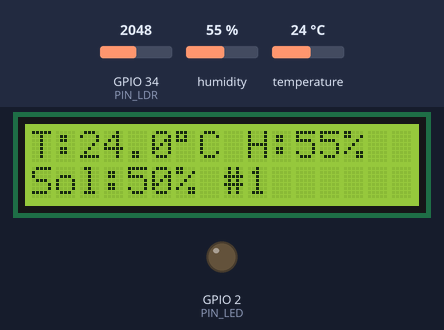
The sketch below on a simulated ESP32. On the bench: 16×2 character LCD, output pins drawn as LEDs (lit = HIGH). Dashed ring = blinking. The inputs (shaded band) are chosen by the test bench; at power-on: GPIO 34 (PIN_LDR) = 2048, humidity 55 %, temperature 24 °C. WiFi joins after 1.5 s; servers stay silent unless stated; web services answer with replies made up by the test bench; what the sketch prints to the serial monitor is not drawn. At 10.3 s the program puts the board to deep sleep or switches it off; the recording ends there.

Above: at 0.5 s.
At 2.6 s:
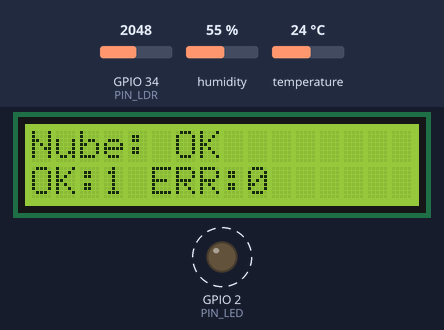
Timing chart, 0 to 4.1 s (numbered marks = the images above):
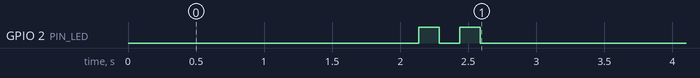

Measured:
- by itself, GPIO 2 (PIN_LED): LOW → HIGH at 2.1 s, → LOW 0.15 s later, → HIGH 0.15 s later, → LOW 0.15 s later, … (4 changes in this stretch)
- what the display in image 0 shows lasts 1.7 s, from 0.4 s to 2.1 s

The sketch:

estacion_meteorologica.ino
```cpp
/*
 * ESTACIÓN METEOROLÓGICA CON AHORRO ENERGÉTICO (DEEP SLEEP)
 * ESP32 + DHT22 + LDR + LCD I2C 16x2 + LED indicador
 * HTTP POST a ThingSpeak. Memoria RTC y RTC Timer Wakeup.
 * LED: 2 parpadeos = envío exitoso, 5 parpadeos = error.
 *
 * SIMULADOR_WOKWI 1 -> duerme en tramos de 1 s (adaptación para Wokwi)
 * SIMULADOR_WOKWI 0 -> un solo sueño largo (diseño real para hardware)
 */

#include <Arduino.h>
#include <WiFi.h>
#include <HTTPClient.h>
#include <WiFiClientSecure.h>
#include <Wire.h>
#include <LiquidCrystal_I2C.h>
#include <DHT.h>
#include "esp_sleep.h"
#include "esp_system.h"
#include "esp_timer.h"

// ===================== CONFIGURACIÓN =====================
#define SIMULADOR_WOKWI 1  // 1 = tramos de 1 s (Wokwi) | 0 = sueño largo (hardware real)
#define MODO_PRUEBA     1  // 1 = periodo de 20 s (demo) | 0 = periodo de 5 min (final)

const char* WIFI_SSID  = "Wokwi-GUEST";
const char* WIFI_PASS  = "";
const char* TS_URL     = "https://api.thingspeak.com/update";
const char* TS_API_KEY = "PEGA_AQUI_TU_WRITE_API_KEY";

#define PIN_DHT      15
#define PIN_LDR      34
#define PIN_LED      2
#define PIN_I2C_SDA  21
#define PIN_I2C_SCL  22
#define LCD_DIR      0x27

const bool LDR_INVERTIDO = false;

#if MODO_PRUEBA
  const uint64_t TIEMPO_SUENO_S = 20;
#else
  const uint64_t TIEMPO_SUENO_S = 300;       // 5 minutos
#endif

const uint32_t TIEMPO_PANTALLA_MS = 10000;   // datos visibles 10 s
const uint32_t WIFI_TIMEOUT_MS    = 10000;   // máximo por intento (limita el consumo si no hay señal)
const uint8_t  WIFI_REINTENTOS    = 2;
const uint8_t  HTTP_REINTENTOS    = 3;

// ===================== MEMORIA RTC =====================
RTC_DATA_ATTR int   contadorDespertares = 0;
RTC_DATA_ATTR float ultimaTemperatura   = 0;
RTC_DATA_ATTR float ultimaHumedad       = 0;
RTC_DATA_ATTR int   ultimoNivelSolar    = 0;

RTC_DATA_ATTR int     enviosOK         = 0;
RTC_DATA_ATTR int     enviosFallidos   = 0;
RTC_DATA_ATTR int     ultimoCodigoHTTP = 0;
RTC_DATA_ATTR bool    wifiGuardado     = false;   // caché de canal y BSSID
RTC_DATA_ATTR int32_t wifiCanal        = 0;
RTC_DATA_ATTR uint8_t wifiBssid[6]     = {0};
RTC_DATA_ATTR int     tramosPendientes = 0;       // solo modo simulador

// ===================== OBJETOS =====================
LiquidCrystal_I2C lcd(LCD_DIR, 16, 2);
DHT dht(PIN_DHT, DHT22);

// ===================== SENSORES Y LED =====================
bool leerDHT(float &t, float &h) {
  for (int i = 0; i < 3; i++) {
    float tt = dht.readTemperature();
    float hh = dht.readHumidity();
    if (!isnan(tt) && !isnan(hh)) { t = tt; h = hh; return true; }
    delay(2100);   // el DHT22 necesita >2 s entre lecturas
  }
  return false;
}

int leerNivelSolar() {
  analogSetPinAttenuation(PIN_LDR, ADC_11db);
  uint32_t suma = 0;
  for (int i = 0; i < 16; i++) { suma += analogRead(PIN_LDR); delay(5); }
  int pct = map(suma / 16, 0, 4095, 0, 100);
  if (LDR_INVERTIDO) pct = 100 - pct;
  return constrain(pct, 0, 100);
}

void parpadearLED(int veces) {
  for (int i = 0; i < veces; i++) {
    digitalWrite(PIN_LED, HIGH); delay(150);
    digitalWrite(PIN_LED, LOW);  delay(150);
  }
}

// ===================== WIFI =====================
bool conectarWiFi() {
  WiFi.persistent(false);
  WiFi.mode(WIFI_STA);
  WiFi.setAutoReconnect(true);

  for (uint8_t intento = 1; intento <= WIFI_REINTENTOS; intento++) {
    Serial.printf("[WiFi] Intento %u/%u\n", intento, WIFI_REINTENTOS);

    if (wifiGuardado && intento == 1) {
      WiFi.begin(WIFI_SSID, WIFI_PASS, wifiCanal, wifiBssid);   // conexión rápida
    } else {
      if (intento > 1) {            // solo se reinicia la conexión en los reintentos
        WiFi.disconnect();
        delay(100);
      }
      WiFi.begin(WIFI_SSID, WIFI_PASS, 6);                       // canal 6 en Wokwi
    }

    uint32_t t0 = millis();
    while (WiFi.status() != WL_CONNECTED && millis() - t0 < WIFI_TIMEOUT_MS) {
      delay(100);
    }

    if (WiFi.status() == WL_CONNECTED) {
      wifiCanal = WiFi.channel();
      memcpy(wifiBssid, WiFi.BSSID(), 6);
      wifiGuardado = true;
      Serial.printf("[WiFi] Conectado. IP: %s | RSSI: %d dBm\n",
                    WiFi.localIP().toString().c_str(), WiFi.RSSI());
      return true;
    }
    wifiGuardado = false;   // la caché pudo quedar obsoleta
  }
  Serial.println("[WiFi] No se pudo conectar");
  return false;
}

// ===================== HTTP POST =====================
// Devuelve el código HTTP, o un número negativo si hubo error.
int enviarUnaVez(float t, float h, int solar) {
  WiFiClientSecure cliente;
  cliente.setInsecure();   // sin validar certificado (aceptable en prototipo)
  HTTPClient http;
  http.setTimeout(10000);

  if (!http.begin(cliente, TS_URL)) return -100;
  http.addHeader("Content-Type", "application/x-www-form-urlencoded");

  String cuerpo = String("api_key=") + TS_API_KEY +
                  "&field1=" + String(t, 1) +
                  "&field2=" + String(h, 1) +
                  "&field3=" + String(solar) +
                  "&field4=" + String(contadorDespertares);

  int codigo = http.POST(cuerpo);
  if (codigo > 0) {
    String resp = http.getString();            // entry_id; "0" = rechazado
    Serial.printf("[HTTP] Respuesta ThingSpeak: %s\n", resp.c_str());
    if (codigo == 200 && resp.toInt() == 0) codigo = -200;
  } else {
    Serial.printf("[HTTP] Error de conexión: %s\n", HTTPClient::errorToString(codigo).c_str());
  }
  http.end();
  return codigo;
}

void describirError(int c) {
  if (c == -200)                 Serial.println("[HTTP] ThingSpeak rechazó el dato (clave inválida o menos de 15 s)");
  else if (c == 400)             Serial.println("[HTTP] 400: formato de datos incorrecto");
  else if (c == 401 || c == 403) Serial.println("[HTTP] 401/403: API key inválida");
  else if (c == 404)             Serial.println("[HTTP] 404: URL incorrecta");
  else if (c == 429)             Serial.println("[HTTP] 429: demasiadas peticiones");
  else if (c >= 500)             Serial.println("[HTTP] 5xx: error del servidor");
  else if (c < 0)                Serial.println("[HTTP] Error de red o timeout");
}

bool enviarConReintentos(float t, float h, int solar) {
  for (uint8_t i = 1; i <= HTTP_REINTENTOS; i++) {
    if (WiFi.status() != WL_CONNECTED) {
      Serial.println("[HTTP] WiFi caído, reconectando...");
      if (!conectarWiFi()) return false;
    }
    int codigo = enviarUnaVez(t, h, solar);
    ultimoCodigoHTTP = codigo;
    Serial.printf("[HTTP] Intento %u/%u -> código %d\n", i, HTTP_REINTENTOS, codigo);
    if (codigo == 200) return true;
    describirError(codigo);
    if (codigo == 400 || codigo == 401 || codigo == 403 || codigo == 404) break;  // reintentar no sirve
    delay(codigo == -200 ? 16000 : 2000);   // ThingSpeak exige 15 s entre envíos
  }
  return false;
}

// ===================== LCD =====================
void mostrarDatos(float t, float h, int solar, bool lecturaOK) {
  lcd.clear();
  lcd.setCursor(0, 0);
  lcd.print("T:"); lcd.print(t, 1); lcd.print((char)223); lcd.print("C ");
  lcd.print("H:"); lcd.print(h, 0); lcd.print("%");
  lcd.setCursor(0, 1);
  lcd.print("Sol:"); lcd.print(solar); lcd.print("% ");
  lcd.print(lecturaOK ? "#" : "!"); lcd.print(contadorDespertares);   // "!" = dato anterior
}

void mostrarEstado(bool wifiOK, bool envioOK) {
  lcd.clear();
  lcd.setCursor(0, 0);
  if (!wifiOK)      lcd.print("WiFi: ERROR");
  else if (envioOK) lcd.print("Nube: OK");
  else              lcd.print("Nube: ERROR");
  lcd.setCursor(0, 1);
  lcd.print("OK:"); lcd.print(enviosOK);
  lcd.print(" ERR:"); lcd.print(enviosFallidos);
}

// ===================== DEEP SLEEP =====================
void irADormir(uint64_t inicioUs) {
  WiFi.disconnect(true, false);   // apaga la radio
  WiFi.mode(WIFI_OFF);
  lcd.noBacklight();
  lcd.noDisplay();
  digitalWrite(PIN_LED, LOW);

  // Descuenta el tiempo activo de ESTE ciclo para mantener el periodo total
  uint64_t activoUs  = esp_timer_get_time() - inicioUs;
  uint64_t periodoUs = TIEMPO_SUENO_S * 1000000ULL;
  uint64_t suenoUs   = (activoUs < periodoUs) ? (periodoUs - activoUs) : 1000000ULL;

  Serial.printf("[SLEEP] Activo %.1f s. Durmiendo %.1f s. Despertares: %d\n",
                activoUs / 1e6, suenoUs / 1e6, contadorDespertares);

#if SIMULADOR_WOKWI
  int segundos = (int)((suenoUs + 500000ULL) / 1000000ULL);   // redondea a segundos
  if (segundos < 1) segundos = 1;
  tramosPendientes = segundos - 1;                            // tramos extra tras este
  Serial.printf("[SIM] Modo simulador: %d tramos de 1 s\n", segundos);
  suenoUs = 1000000ULL;
#endif

  Serial.flush();
  esp_sleep_enable_timer_wakeup(suenoUs);   // RTC Timer Wakeup
  esp_deep_sleep_start();                   // no retorna
}

// ===================== DIAGNÓSTICO =====================
void imprimirMotivoArranque() {
  esp_reset_reason_t motivo = esp_reset_reason();
  Serial.printf("[BOOT] Motivo de reinicio: %d ", (int)motivo);
  switch (motivo) {
    case ESP_RST_POWERON:   Serial.println("(encendido o Play)"); break;
    case ESP_RST_SW:        Serial.println("(reinicio por software)"); break;
    case ESP_RST_DEEPSLEEP: Serial.println("(despertar de Deep Sleep)"); break;
    default:                Serial.println("(REINICIO INESPERADO: watchdog u otro; la memoria RTC se pierde)"); break;
  }
}

// ===================== SETUP =====================
void setup() {
  uint64_t inicioUs = esp_timer_get_time();   // marca de inicio de este ciclo

  Serial.begin(115200);
  delay(100);

#if SIMULADOR_WOKWI
  // Tramos intermedios: no hacen nada más que volver a dormir
  if (esp_sleep_get_wakeup_cause() == ESP_SLEEP_WAKEUP_TIMER && tramosPendientes > 0) {
    tramosPendientes--;
    Serial.printf("[zZz] tramo, faltan %d s\n", tramosPendientes + 1);
    Serial.flush();
    esp_sleep_enable_timer_wakeup(1000000ULL);
    esp_deep_sleep_start();
  }
#endif

  delay(100);
  contadorDespertares++;
  esp_sleep_wakeup_cause_t causa = esp_sleep_get_wakeup_cause();
  Serial.printf("\n=== Despertar #%d | causa: %s ===\n", contadorDespertares,
                causa == ESP_SLEEP_WAKEUP_TIMER ? "TIMER RTC" : "ARRANQUE/RESET");
  imprimirMotivoArranque();
  Serial.printf("[RTC] Última T=%.1f H=%.1f Sol=%d%% | OK=%d ERR=%d | último HTTP=%d\n",
                ultimaTemperatura, ultimaHumedad, ultimoNivelSolar,
                enviosOK, enviosFallidos, ultimoCodigoHTTP);

  // 1) Inicializaciones
  pinMode(PIN_LED, OUTPUT);
  pinMode(PIN_LDR, INPUT);
  Wire.begin(PIN_I2C_SDA, PIN_I2C_SCL);
  lcd.init();
  lcd.backlight();
  lcd.setCursor(0, 0);
  lcd.print("Estacion Meteo");
  lcd.setCursor(0, 1);
  lcd.print("Iniciando...");
  dht.begin();

  uint32_t inicioPantalla = millis();

  // 2) Lecturas (si el DHT falla se usa el último valor guardado en RTC)
  float t = ultimaTemperatura, h = ultimaHumedad;
  bool lecturaOK = leerDHT(t, h);
  int solar = leerNivelSolar();
  Serial.printf("[SENSORES] T=%.1f C | H=%.1f %% | Sol=%d %% | DHT %s\n",
                t, h, solar, lecturaOK ? "OK" : "FALLO, uso último valor");

  // 3) Guardar en RTC
  ultimaTemperatura = t;
  ultimaHumedad     = h;
  ultimoNivelSolar  = solar;

  // 4) Mostrar datos y mientras tanto enviar
  mostrarDatos(t, h, solar, lecturaOK);
  bool wifiOK  = conectarWiFi();
  bool envioOK = wifiOK && enviarConReintentos(t, h, solar);

  if (envioOK) enviosOK++; else enviosFallidos++;
  mostrarEstado(wifiOK, envioOK);
  parpadearLED(envioOK ? 2 : 5);

  // 5) Completar 10 s de pantalla
  uint32_t transcurrido = millis() - inicioPantalla;
  if (transcurrido < TIEMPO_PANTALLA_MS) delay(TIEMPO_PANTALLA_MS - transcurrido);

  // 6) Dormir
  irADormir(inicioUs);
}

void loop() {
  // Nunca se ejecuta: el ESP32 duerme al final de setup()
}
// FIN DEL CODIGO
```
